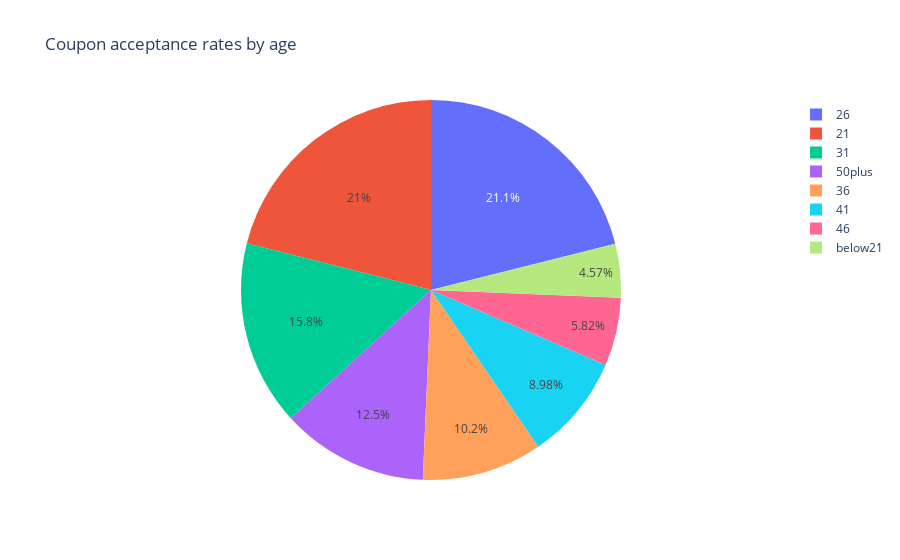

The notebook cell saved with this chart:
### Code cell
# Pie chart to see the acceptance rate by age for Restaurant coupons
fig_pie_res_age = px.pie(restaurant_coupons, values="Y", names="age",title="Coupon acceptance rates by age")
fig_pie_res_age.show()
fig_pie_res_age.write_image('./images/fig_pie_restaurant_age.png')

### Figure 1 — Plotly figure (JSON) as saved in the notebook; plotly's stock layout.template omitted (floating-point values rounded to 4 significant figures; data arrays with more than 128 entries replaced by an {"elided": "..."} marker saying what was removed)
{"data": [{"domain": {"x": [0, 1], "y": [0, 1]}, "hovertemplate": "age=%{label}<br>Y=%{value}<extra></extra>", "labels": {"elided": "4278 str values"}, "legendgroup": "", "name": "", "showlegend": true, "type": "pie", "values": {"elided": "4278 int values"}}], "layout": {"autosize": true, "legend": {"tracegroupgap": 0}, "title": {"text": "Coupon acceptance rates by age"}}}
